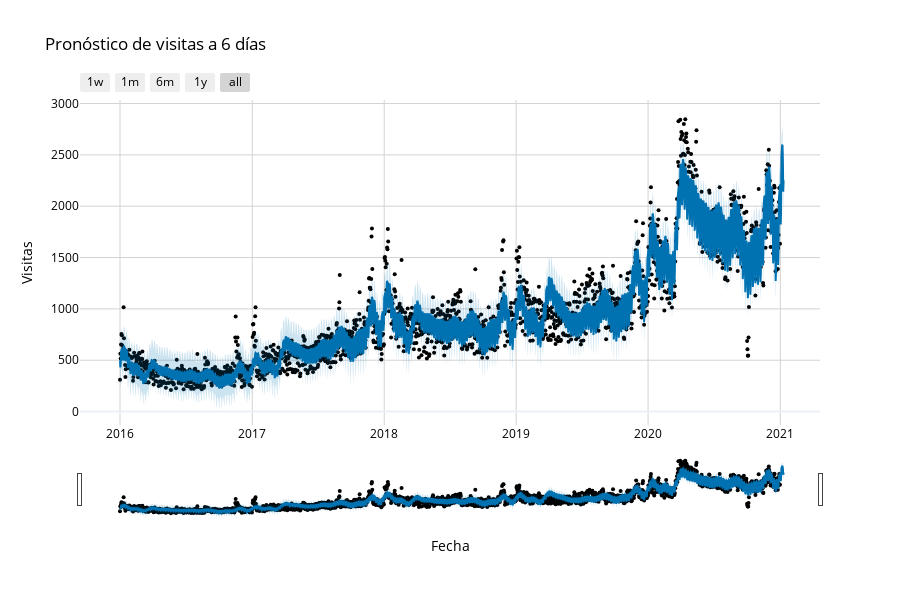

This figure's notebook cell:
### Code cell
pio.templates.default = "plotly_white"
m = Prophet(
    yearly_seasonality=True,
    weekly_seasonality=True,
    daily_seasonality=False,
    changepoint_prior_scale=best_params['changepoint_prior_scale'],
    seasonality_prior_scale=best_params['seasonality_prior_scale'],
    holidays_prior_scale=best_params['holidays_prior_scale'],
    seasonality_mode=best_params['seasonality_mode'],
    n_changepoints=best_params['n_changepoints']
)
m.fit(page_vis[['ds', 'y']])
future = m.make_future_dataframe(periods=10)
future['Easter'] = 0
future['Christmas'] = 0
future['Black Friday'] = 0
forecast = m.predict(future)
forecast_future = forecast[forecast['ds'] > page_vis['ds'].max()][['ds', 'yhat', 'yhat_lower', 'yhat_upper']]
fig = plot_plotly(m, forecast)
fig.update_layout(
    title="Pronóstico de visitas a 6 días",
    xaxis_title="Fecha",
    yaxis_title="Visitas",
    plot_bgcolor='white',      
    paper_bgcolor='white',    
    font=dict(color='black'), 
    xaxis=dict(showgrid=True, gridcolor='lightgray'),
    yaxis=dict(showgrid=True, gridcolor='lightgray')
)
fig.show()
fig.write_html(os.path.join(outputs_dir,'html', "pronostico_visitas.html"))

### Figure 1 — Plotly figure (JSON) as saved in the notebook; plotly's stock layout.template omitted (floating-point values rounded to 4 significant figures; data arrays with more than 128 entries replaced by an {"elided": "..."} marker saying what was removed)
{"data": [{"marker": {"color": "black", "size": 4}, "mode": "markers", "name": "Actual", "type": "scatter", "x": {"elided": "1827 str values"}, "y": {"elided": "1827 int values"}}, {"hoverinfo": "skip", "line": {"width": 0}, "mode": "lines", "type": "scatter", "x": {"elided": "1837 str values"}, "y": {"elided": "1837 float values"}}, {"fill": "tonexty", "fillcolor": "rgba(0, 114, 178, 0.2)", "line": {"color": "#0072B2", "width": 2}, "mode": "lines", "name": "Predicted", "type": "scatter", "x": {"elided": "1837 str values"}, "y": {"elided": "1837 float values"}}, {"fill": "tonexty", "fillcolor": "rgba(0, 114, 178, 0.2)", "hoverinfo": "skip", "line": {"width": 0}, "mode": "lines", "type": "scatter", "x": {"elided": "1837 str values"}, "y": {"elided": "1837 float values"}}], "layout": {"font": {"color": "black"}, "height": 600, "paper_bgcolor": "white", "plot_bgcolor": "white", "showlegend": false, "title": {"text": "Pronóstico de visitas a 6 días"}, "width": 900, "xaxis": {"gridcolor": "lightgray", "rangeselector": {"buttons": [{"count": 7, "label": "1w", "step": "day", "stepmode": "backward"}, {"count": 1, "label": "1m", "step": "month", "stepmode": "backward"}, {"count": 6, "label": "6m", "step": "month", "stepmode": "backward"}, {"count": 1, "label": "1y", "step": "year", "stepmode": "backward"}, {"step": "all"}]}, "rangeslider": {"visible": true}, "showgrid": true, "title": {"text": "Fecha"}, "type": "date"}, "yaxis": {"gridcolor": "lightgray", "showgrid": true, "title": {"text": "Visitas"}}}}
